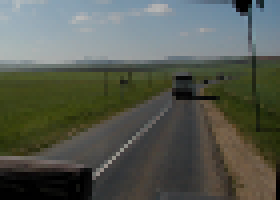
%> input picture CV I Homework/Exe 3/q3_mean_shift_segmentation/terrain_small.png, 70 x 50 px (shown 4 times larger)
$ octave --eval "apply_q3;"   (GNU Octave 9; MATLAB toolbox functions it lacks are replaced by stand-ins)
%> lines starting %> are read from the running program, lines starting %| are printed output that depends on the picture
### CV I Homework/Exe 3/q3_mean_shift_segmentation/meanshift_segment.m
function seg_img = meanshift_segment(img, r)
    img = im2double(img);
    % Transform image into RGB vectors
    [height, width, depth] = size(img);
    rgb_img = reshape(img, height * width, depth)';

    % Segmentation
    [labels, peaks] = meanshift_opt(rgb_img, r);
    peak_num = size(peaks, 2);
    label_map = repmat(labels, depth, 1);
    seg_img = label_map;

    % Coloring the segmented image
    for label = 1:peak_num
        label_num = sum(label_map(1, :) == label);
        tar_color = repmat(peaks(:, label), label_num, 1);
        seg_img(label_map == label) = tar_color;
    end

    seg_img = reshape(seg_img', height, width, depth);
end

### CV I Homework/Exe 3/q3_mean_shift_segmentation/meanshift_opt.m
function [labels, peaks] = meanshift_opt(data, r)
	[dim, num] = size(data);

    labels = zeros(1, num);
    peaks = zeros(dim, num);

    label_count = 0;
    for pnt_idx = 1:num
        if labels(pnt_idx) == 0
            % Compute peak and path for this point
            [peak, cpts] = findpeak_opt(data, pnt_idx, r);
            ext_peak = repmat(peak, 1, label_count);

            % Compute assignment for this peak
            assign = sqrt(sum((peaks(:, 1:label_count) - ext_peak) .^ 2));
            assign_idx = find(assign < r / 2, 1);
            if size(assign_idx, 2) ~= 0
                assigned_label = assign_idx;
            else
                label_count = label_count + 1;
                assigned_label = label_count;
                peaks(:, label_count) = peak;
            end

            % Assign label to this point
            cpts(sqrt(sum((data - repmat(peak, 1, num)) .^ 2)) < r) = 1;
            labels(cpts == 1) = assigned_label;
        else
            continue;
        end
    end
    peaks = peaks(:, 1:label_count);
end

### CV I Homework/Exe 3/q3_mean_shift_segmentation/findpeak_opt.m
function [peak, cpts] = findpeak_opt(data, idx, r)
	[~, num] = size(data);

    % Initialize necessary variables
    peak = data(:, idx);
    cpts = zeros(1, num);
    r2 = r ^ 2;

    curr_center = data(:, idx);
    while true
        % Extend center point's size to the size of data matrix
        ext_pnt = repmat(curr_center, 1, num);

        % Compute the distances between center points and all data points
        distances2 = sum((ext_pnt - data) .^ 2);

        % Locate points along the path
        cpts(distances2 <= (r2 / 16)) = 1;

        % Compute offset between current center and new center
        new_center = mean(data(:, distances2 <= r2), 2);
        if norm(new_center - curr_center) < 0.1
            peak = new_center;
            break;
        else
            curr_center = new_center;
        end
    end
end

### CV I Homework/Exe 3/q3_mean_shift_segmentation/rgb2luv.m
% RGB2LUV performs RGB to Luv color conversion.
%   LUV = RGB2LUV( RGB ) converts the RGB color vectors into LUV. RGB must
%   range in (0.0,1.0).
%
% See also LUV2RGB
%

% 6.891 Problem Set 4: Problem 1
% C. Mario Christoudias

function luv = rgb2luv(rgb)
	% convert to XYZ
	XYZ = [0.4125,  0.3576,  0.1804; ...
	       0.2125,  0.7154,  0.0721; ...
	       0.0193,  0.1192,  0.9502];
	xyz = XYZ * rgb;

	% convert to Luv
	luv = xyz;

	Yn = 1;
	Lt = 0.008856;
	Un_prime = 0.19784977571475;
	Vn_prime = 0.46834507665248;
	L0 = xyz(2, :) / Yn;

	constant = xyz(1, :) + 15 * xyz(2, :) + 3 * xyz(3, :);
	u_prime = (constant ~= 0) .* ((4 * xyz(1, :)) ./ constant) + (constant == 0) * 4.0;
	v_prime = (constant ~= 0) .* ((9 * xyz(2, :)) ./ constant) + (constant == 0) * 9.0/15.0;

	luv(1, :) = (L0 > Lt) .* (116.0 * (L0 .^ (1/3)) - 16.0) + (L0 <= Lt) .* (903.3 * L0);
	luv(2, :) = 13 * luv(1, :) .* (u_prime - Un_prime);
	luv(3, :) = 13 * luv(1, :) .* (v_prime - Vn_prime);

	% be rid of NaNs
	luv(find(isnan(luv))) = 0;
end

### CV I Homework/Exe 3/q3_mean_shift_segmentation/meanshift_segment_luv.m
function seg_img = meanshift_segment_luv(img, r)
    img = im2double(img);
    % Transform image into RGB vectors
    [height, width, depth] = size(img);
    rgb_img = reshape(img, height * width, depth)';

    % Convert RGB vectors into LUV vectors
    luv_img = rgb2luv(rgb_img);

    % Segmentation
    [labels, peaks] = meanshift_opt(luv_img, r);
    peak_num = size(peaks, 2);
    label_map = repmat(labels, depth, 1);
    seg_img = label_map;

    % Convert peaks from LUV space back into RGB space
    peaks = luv2rgb(peaks);

    % Coloring the segmented image
    for label = 1:peak_num
        label_num = sum(label_map(1, :) == label);
        tar_color = repmat(peaks(:, label), label_num, 1);
        seg_img(label_map == label) = tar_color;
    end

    seg_img = reshape(seg_img', height, width, depth);
end

### CV I Homework/Exe 2/q2_morphological_operations/answers.m
function a = answers()
	a.combination = 'Which combination works best?';
end

### CV I Homework/Exe 3/q3_mean_shift_segmentation/parameters.m
function p = parameters()
	p.own_image = 'my_seg_img.png';
end

### CV I Homework/Exe 3/q3_mean_shift_segmentation/apply.m
function apply_q3
close all;clc;

a = answers();
p = parameters();

disp('Question: Mean-Shift Image Segmentation');

% -------------------------------------------------------------------------
disp('----- Question a -----');

img = imread('terrain_small.png');
%> img is the input picture: size 50x70x3 uint8; mean R, G, B 86.4, 91, 81.6

figure('Position', [200, 200, 1200, 400]);

subplot(1, 4, 1);
imshow(img);
title('Original Image');
drawnow;

r = 15;
seg_img = meanshift_segment(img, r);
%> the loop in meanshift_opt, `for pnt_idx = 1:num` made 3500 passes
%> peak on pass 1: [0.339; 0.357; 0.32]
%> after the loop in meanshift_opt, `for pnt_idx = 1:num`: cpts = 3500 values from 1 to 1
%> in meanshift_opt, `peaks = peaks(:, 1:label_count);`: peaks = [0.339; 0.357; 0.32]
%> in meanshift_segment, `[labels, peaks] = meanshift_opt(rgb_img, r);`: labels = 3500 values from 1 to 1; peaks = [0.339; 0.357; 0.32]
%> the loop in meanshift_segment, `for label = 1:peak_num` made 1 pass
%> label_num on pass 1: 3500
%> in meanshift_segment, `seg_img = reshape(seg_img', height, width, depth);`:
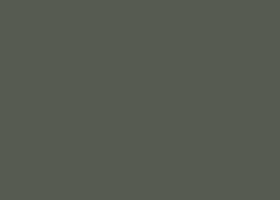
%> seg_img: size 50x70x3 double (shown 4 times larger); mean R, G, B 0.339, 0.357, 0.32; mean of the top-left, top-right, bottom-left and bottom-right quarters 0.339, 0.339, 0.339, 0.339
subplot(1, 4, 2);
imshow(seg_img);
title('Qa: Segmented in RGB');
drawnow;

% -------------------------------------------------------------------------
disp('----- Question b -----');

seg_img_luv = meanshift_segment_luv(img, r);
%> in rgb2luv, `L0 = xyz(2, :) / Yn;`: L0 = 3500 values, max 0.732 at index 202, min 0 at index 98, mean 0.35
%> in rgb2luv, `constant = xyz(1, :) + 15 * xyz(2, :) + 3 * xyz(3, :);`: constant = 3500 values, max 14.12 at index 202, min 0 at index 98, mean 6.64
%> the loop in meanshift_opt (call 2), `for pnt_idx = 1:num` made 3500 passes
%> (peak, ext_peak, assign, assign_idx, assigned_label) on pass 44: ([58.83; 1.18; 3.47], [58.83 58.83 58.83; 1.18 1.18 1.18; 3.47 3.47 3.47], [24.94 29.3 0.0724], 3, 3)
%> (peak, ext_peak, assign) on passes 40, 45: ([58.88; 1.21; 3.51], [58.88 58.88; 1.21 1.21; 3.51 3.51], [24.92 29.27]), ([9.7; 0.151; 0.461], [9.7 9.7 9.7; 0.151 0.151 0.151; 0.461 0.461 0.461], [72.01 56.13 49.28])
%> in meanshift_segment_luv, `[labels, peaks] = meanshift_opt(luv_img, r);`: labels = 3500 values, max 5 at index 94, min 1 at index 1, mean 2.2; peaks = [81.27 55.75 58.88 9.7 20.61; -5.39 -0.987 1.21 0.151 0.364; -5.22 32.53 3.51 0.461 1.26]
%> the run ends on the next line
subplot(1, 4, 3);
imshow(seg_img_luv);
title('Qb: Segmented in LUV');
drawnow;

seg_img_luv_pos = meanshift_segment_luv_pos(img, r);
subplot(1, 4, 4);
imshow(seg_img_luv_pos);
title('Qb: Segmented in LUV with pos');
drawnow;

% -------------------------------------------------------------------------
disp('----- Question c -----');

figure('Position', [200, 200, 1200, 800], 'Name', 'Question c');

r = [5, 10, 20];
for ind = 1:numel(r)
	subplot(3, numel(r), ind);
	seg_img = meanshift_segment(img, r(ind));
	imshow(seg_img);
	title(sprintf('Radius %d RGB', r(ind)));
	drawnow;

	subplot(3, numel(r), numel(r) + ind);
	seg_img = meanshift_segment_luv(img, r(ind));
	imshow(seg_img);
	title(sprintf('Radius %d LUV', r(ind)));
	drawnow;

	subplot(3, numel(r), 2 * numel(r) + ind);
	seg_img = meanshift_segment_luv_pos(img, r(ind));
	imshow(seg_img);
	title(sprintf('Radius %d LUV+pos', r(ind)));
	drawnow;
end

disp(a.meanshift_segmentation);

img = imread('sunset.png');
d = dir(p.own_image);
if size(d, 1) == 0 % my_seg_img.png does not exist
	tic;
	r = 15;
	seg_img = meanshift_segment_luv_pos(img, r);
	imwrite(seg_img, p.own_image);
	toc % computation takes 8.8 minutes
else
	seg_img = imread(p.own_image);
end

figure('Position', [200, 200, 800, 400], 'Name', 'Question c: Own image and parameter choice');
subplot(1, 2, 1);
imshow(img);
title('Original image');
subplot(1, 2, 2);
imshow(seg_img);
title(sprintf('Radius: 15, method: LUV+pos \nimage size is %dx%d', size(img, 2), size(img, 1)));

end
